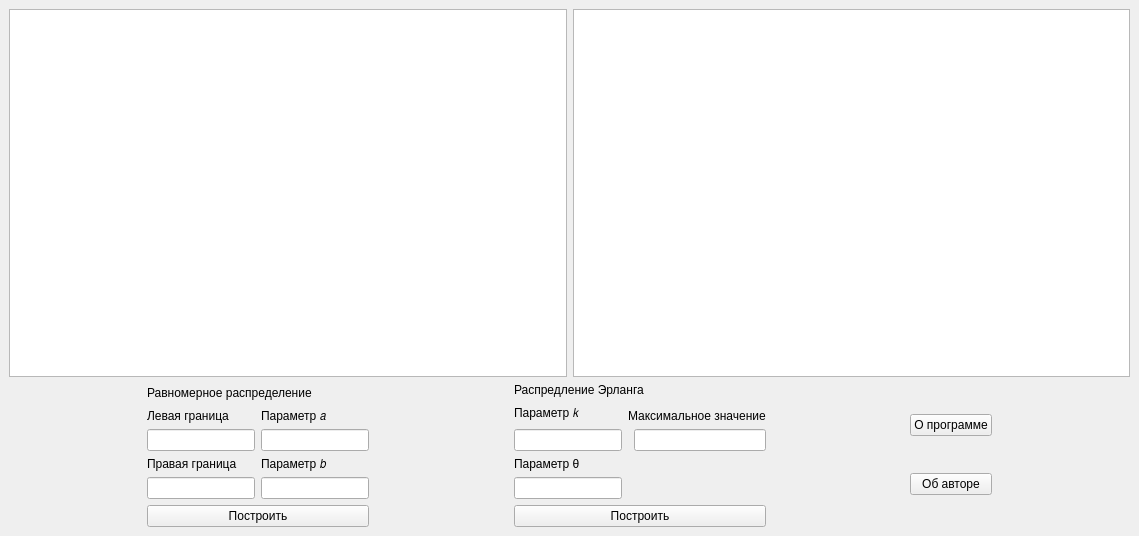
<?xml version="1.0" encoding="UTF-8"?>
<ui version="4.0">
 <class>MainWindow</class>
 <widget class="QMainWindow" name="MainWindow">
  <property name="geometry">
   <rect>
    <x>0</x>
    <y>0</y>
    <width>1139</width>
    <height>536</height>
   </rect>
  </property>
  <property name="windowTitle">
   <string>MainWindow</string>
  </property>
  <widget class="QWidget" name="centralwidget">
   <layout class="QVBoxLayout" name="verticalLayout_8">
    <item>
     <layout class="QHBoxLayout" name="horizontalLayout">
      <item>
       <widget class="QGraphicsView" name="cdf"/>
      </item>
      <item>
       <widget class="QGraphicsView" name="pdf"/>
      </item>
     </layout>
    </item>
    <item>
     <layout class="QHBoxLayout" name="horizontalLayout_3">
      <item>
       <layout class="QVBoxLayout" name="verticalLayout"/>
      </item>
      <item>
       <spacer name="horizontalSpacer">
        <property name="orientation">
         <enum>Qt::Horizontal</enum>
        </property>
        <property name="sizeHint" stdset="0">
         <size>
          <width>40</width>
          <height>20</height>
         </size>
        </property>
       </spacer>
      </item>
      <item>
       <layout class="QVBoxLayout" name="verticalLayout_2"/>
      </item>
      <item>
       <layout class="QVBoxLayout" name="verticalLayout_7">
        <item>
         <widget class="QLabel" name="label_3">
          <property name="text">
           <string>Равномерное распределение</string>
          </property>
         </widget>
        </item>
        <item>
         <layout class="QHBoxLayout" name="horizontalLayout_2">
          <item>
           <layout class="QVBoxLayout" name="verticalLayout_6">
            <item>
             <widget class="QLabel" name="label">
              <property name="text">
               <string>Левая граница</string>
              </property>
             </widget>
            </item>
            <item>
             <widget class="QLineEdit" name="entry_left">
              <property name="whatsThis">
               <string/>
              </property>
              <property name="text">
               <string/>
              </property>
              <property name="placeholderText">
               <string/>
              </property>
             </widget>
            </item>
            <item>
             <widget class="QLabel" name="label_2">
              <property name="text">
               <string>Правая граница</string>
              </property>
             </widget>
            </item>
            <item>
             <widget class="QLineEdit" name="entry_right"/>
            </item>
           </layout>
          </item>
          <item>
           <layout class="QVBoxLayout" name="verticalLayout_5">
            <item>
             <widget class="QLabel" name="label_4">
              <property name="text">
               <string>Параметр 𝘢</string>
              </property>
             </widget>
            </item>
            <item>
             <widget class="QLineEdit" name="entry_a"/>
            </item>
            <item>
             <widget class="QLabel" name="label_5">
              <property name="text">
               <string>Параметр 𝘣</string>
              </property>
             </widget>
            </item>
            <item>
             <widget class="QLineEdit" name="entry_b"/>
            </item>
           </layout>
          </item>
         </layout>
        </item>
        <item>
         <widget class="QPushButton" name="ud_button">
          <property name="text">
           <string>Построить</string>
          </property>
         </widget>
        </item>
       </layout>
      </item>
      <item>
       <spacer name="horizontalSpacer_2">
        <property name="orientation">
         <enum>Qt::Horizontal</enum>
        </property>
        <property name="sizeHint" stdset="0">
         <size>
          <width>40</width>
          <height>20</height>
         </size>
        </property>
       </spacer>
      </item>
      <item>
       <layout class="QVBoxLayout" name="verticalLayout_3">
        <item>
         <widget class="QLabel" name="label_6">
          <property name="text">
           <string>Распредление Эрланга</string>
          </property>
         </widget>
        </item>
        <item>
         <layout class="QGridLayout" name="gridLayout">
          <item row="1" column="1" colspan="2">
           <widget class="QLabel" name="label_9">
            <property name="text">
             <string>Максимальное значение</string>
            </property>
           </widget>
          </item>
          <item row="0" column="0" rowspan="2" colspan="2">
           <widget class="QLabel" name="label_7">
            <property name="text">
             <string>Параметр 𝘬</string>
            </property>
           </widget>
          </item>
          <item row="2" column="2">
           <widget class="QLineEdit" name="entry_max"/>
          </item>
          <item row="3" column="0">
           <widget class="QLabel" name="label_8">
            <property name="text">
             <string>Параметр θ</string>
            </property>
           </widget>
          </item>
          <item row="2" column="0">
           <widget class="QLineEdit" name="entry_k"/>
          </item>
          <item row="4" column="0">
           <widget class="QLineEdit" name="entry_theta"/>
          </item>
         </layout>
        </item>
        <item>
         <widget class="QPushButton" name="erlang_button">
          <property name="text">
           <string>Построить</string>
          </property>
         </widget>
        </item>
       </layout>
      </item>
      <item>
       <spacer name="horizontalSpacer_3">
        <property name="orientation">
         <enum>Qt::Horizontal</enum>
        </property>
        <property name="sizeHint" stdset="0">
         <size>
          <width>40</width>
          <height>20</height>
         </size>
        </property>
       </spacer>
      </item>
      <item>
       <layout class="QVBoxLayout" name="verticalLayout_4">
        <item>
         <widget class="QPushButton" name="prog_button">
          <property name="text">
           <string>О программе</string>
          </property>
         </widget>
        </item>
        <item>
         <widget class="QPushButton" name="author_button">
          <property name="text">
           <string>Об авторе</string>
          </property>
         </widget>
        </item>
       </layout>
      </item>
      <item>
       <spacer name="horizontalSpacer_4">
        <property name="orientation">
         <enum>Qt::Horizontal</enum>
        </property>
        <property name="sizeHint" stdset="0">
         <size>
          <width>40</width>
          <height>20</height>
         </size>
        </property>
       </spacer>
      </item>
     </layout>
    </item>
   </layout>
  </widget>
 </widget>
 <resources/>
 <connections/>
</ui>
